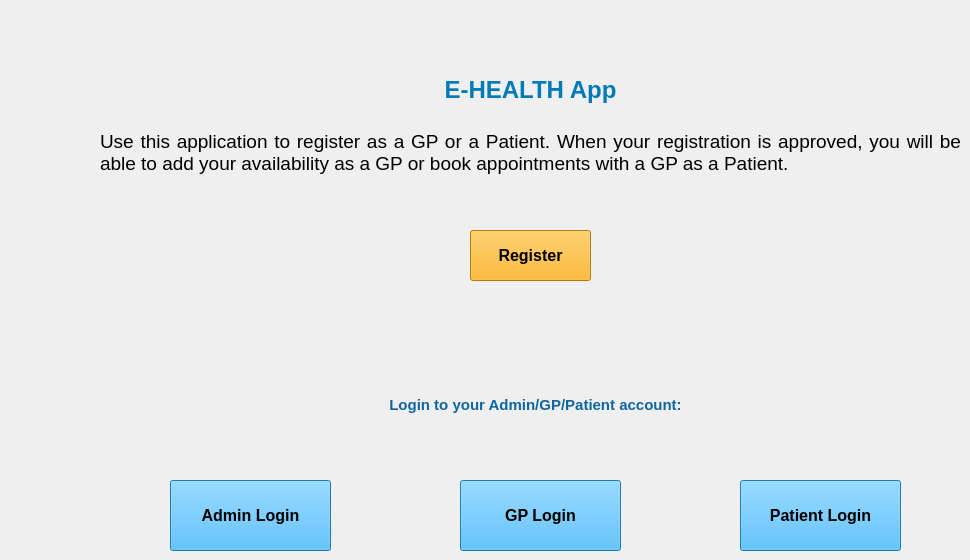
    <widget class="QWidget" name="page_start">
     <widget class="QLabel" name="info_label">
      <property name="geometry">
       <rect>
        <x>100</x>
        <y>40</y>
        <width>861</width>
        <height>171</height>
       </rect>
      </property>
      <property name="text">
       <string>&lt;html&gt;&lt;head/&gt;&lt;body&gt;&lt;p align=&quot;center&quot;&gt;&lt;span style=&quot; font-size:18pt; font-weight:600; color:#007bb8;&quot;&gt;E-HEALTH App&lt;/span&gt;&lt;/p&gt;&lt;p align=&quot;justify&quot;&gt;&lt;br/&gt;&lt;span style=&quot; font-size:14pt;&quot;&gt;Use this application to register as a GP or a Patient. When your registration is approved, you will be able to add your availability as a GP or book appointments with a GP as a Patient. &lt;/span&gt;&lt;/p&gt;&lt;/body&gt;&lt;/html&gt;</string>
      </property>
      <property name="wordWrap">
       <bool>true</bool>
      </property>
     </widget>
     <widget class="QPushButton" name="AdminpushButton">
      <property name="geometry">
       <rect>
        <x>170</x>
        <y>480</y>
        <width>161</width>
        <height>71</height>
       </rect>
      </property>
      <property name="font">
       <font>
        <pointsize>12</pointsize>
        <weight>75</weight>
        <bold>true</bold>
       </font>
      </property>
      <property name="styleSheet">
       <string notr="true">background-color: rgb(37, 172, 255)</string>
      </property>
      <property name="text">
       <string>Admin Login</string>
      </property>
     </widget>
     <widget class="QPushButton" name="GPpushButton">
      <property name="geometry">
       <rect>
        <x>460</x>
        <y>480</y>
        <width>161</width>
        <height>71</height>
       </rect>
      </property>
      <property name="font">
       <font>
        <pointsize>12</pointsize>
        <weight>75</weight>
        <bold>true</bold>
       </font>
      </property>
      <property name="styleSheet">
       <string notr="true">background-color: rgb(37, 172, 255)</string>
      </property>
      <property name="text">
       <string>GP Login</string>
      </property>
     </widget>
     <widget class="QPushButton" name="PatientpushButton">
      <property name="geometry">
       <rect>
        <x>740</x>
        <y>480</y>
        <width>161</width>
        <height>71</height>
       </rect>
      </property>
      <property name="font">
       <font>
        <pointsize>12</pointsize>
        <weight>75</weight>
        <bold>true</bold>
       </font>
      </property>
      <property name="styleSheet">
       <string notr="true">background-color: rgb(37, 172, 255)</string>
      </property>
      <property name="text">
       <string>Patient Login</string>
      </property>
     </widget>
     <widget class="QPushButton" name="RegisterpushButton">
      <property name="geometry">
       <rect>
        <x>470</x>
        <y>230</y>
        <width>121</width>
        <height>51</height>
       </rect>
      </property>
      <property name="font">
       <font>
        <pointsize>12</pointsize>
        <weight>75</weight>
        <bold>true</bold>
       </font>
      </property>
      <property name="autoFillBackground">
       <bool>false</bool>
      </property>
      <property name="styleSheet">
       <string notr="true">background-color: rgb(255, 170, 0)</string>
      </property>
      <property name="text">
       <string>Register</string>
      </property>
     </widget>
     <widget class="QLabel" name="login_initial_label">
      <property name="geometry">
       <rect>
        <x>310</x>
        <y>370</y>
        <width>451</width>
        <height>71</height>
       </rect>
      </property>
      <property name="text">
       <string>&lt;html&gt;&lt;head/&gt;&lt;body&gt;&lt;p align=&quot;center&quot;&gt;&lt;span style=&quot; font-size:11pt; font-weight:600; color:#10669f;&quot;&gt;Login to your Admin/GP/Patient account:&lt;/span&gt;&lt;/p&gt;&lt;/body&gt;&lt;/html&gt;</string>
      </property>
      <property name="wordWrap">
       <bool>true</bool>
      </property>
     </widget>
    </widget>
